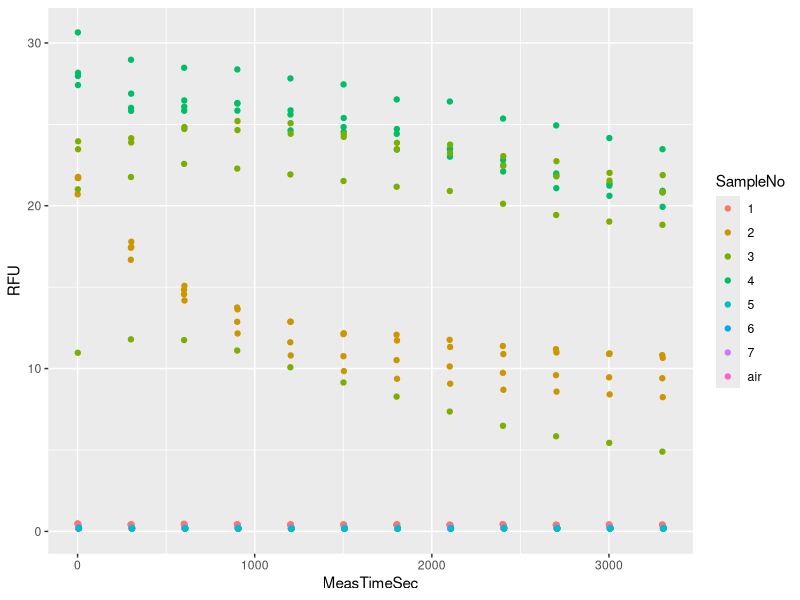
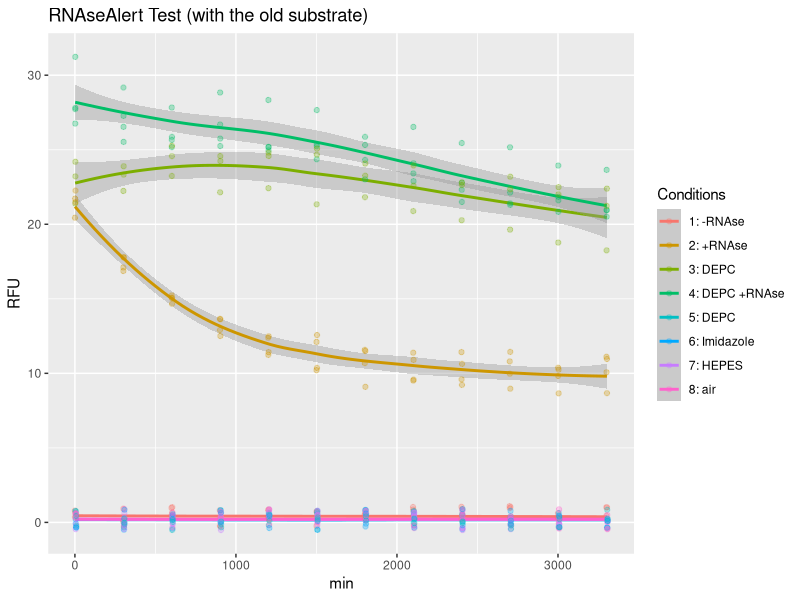

These charts were generated, in order, by the following R code:
## ---- chunk 1
knitr::opts_chunk$set(echo = TRUE)
## ---- chunk 2
#library("plyr")
library("dplyr")
#library("tidyr")
library("ggplot2")
## ---- chunk 3
## read in raw data
raw <- read.delim("data/export03list.txt",stringsAsFactors = FALSE)
colnames(raw)
str(raw)
head(raw)
#' remove column
raw <- raw[,1:10]
#' change names
colnames(raw)[7] <- "MeasTimeSec"

#' parse 'Sample' to obtain sample number 'SampleNo'
raw$Sample[1]
#substr(raw$Sample,1,regexpr(' ', raw$Sample)-1) 
raw$SampleNo <- substr(raw$Sample,1,regexpr(' ', raw$Sample)-1)

#' in the same way extract replicate number - 'RepNo'
#substr(raw$Sample,regexpr(' ', raw$Sample)+1, regexpr('/', raw$Sample)-1) 
raw$RepNo <- substr(raw$Sample,regexpr(' ', raw$Sample)+1, regexpr('/', raw$Sample)-1)

#' remove white space from 'Well' sting
#substr(raw$Well, 2, regexpr('$', raw$Well)) 
raw$Well<- substr(raw$Well, 2, regexpr('$', raw$Well))
head(raw) 
str(raw)
## ---- chunk 4
## show cleaned data with selected columns
#' Well, Sample, SampleNo, RepNo, MeasTimeSec, RFU
df <- raw[,c(3,6,11,12,7,8)] 
head(df) 
str(df)
## ---- chunk 5
#' all the data
#plot(x=raw$MeasTimeSec,y=raw$RFU)

#' colour labeled samples
ggplot(data = df) +
  aes(x = MeasTimeSec, y=RFU) +
  geom_point(aes(color=SampleNo))
## ---- chunk 6
## Use summary statistics to remove one outlier in  sample 3
#' means of replicates for sample 3 
dfstat <- df %>% filter(SampleNo==3) %>% group_by(SampleNo,RepNo) %>% summarise(mean=mean(RFU))
dfstat
#' Data that should be removed
filter(df,SampleNo == 3 & RepNo == 1)
#' I could not invert the filter though
#' But we can simply leave our all measurement from the well E01
dfs <- filter(df, Well != "E01")

## LOESS regression
p <- ggplot(data = dfs) +
  aes(x = MeasTimeSec, y=RFU) +
  geom_smooth(aes(color=SampleNo)) +
  geom_jitter(aes(color=SampleNo),width = 0.5, height = 0.7, alpha=0.3)

  p + labs(title = "RNAseAlert Test (with the old substrate)", x = "min", y = "RFU", color = "Legend Title\n") +
  scale_colour_discrete(name="Conditions",
                      breaks=c(1,2,3,4,5,6,7,"air"),
                      labels=c("1: -RNAse",
                               "2: +RNAse",
                               "3: DEPC",
                               "4: DEPC +RNAse",
                               "5: DEPC",
                               "6: Imidazole",
                               "7: HEPES",
                               "8: air"))
